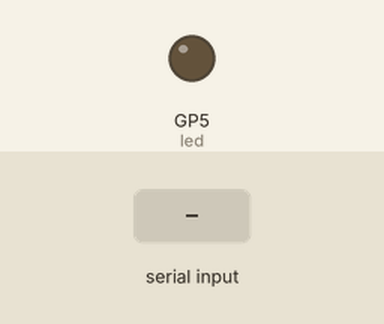
Simulated run of this program. Board: Raspberry Pi Pico running CircuitPython. On the bench: output pins drawn as LEDs (lit = HIGH). Inputs (shaded band) come from the test bench. What the program prints to the serial console is not drawn.

Above: at 1.2 s.
1.3 s: "A" typed at the serial console, then Enter
At 1.47 s:
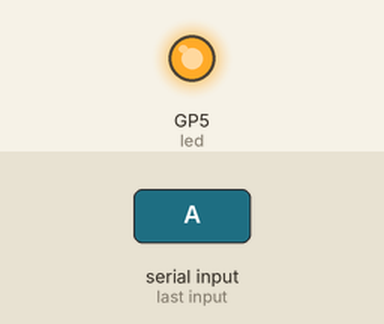
3.0 s: "B" typed at the serial console, then Enter
At 4.4 s:
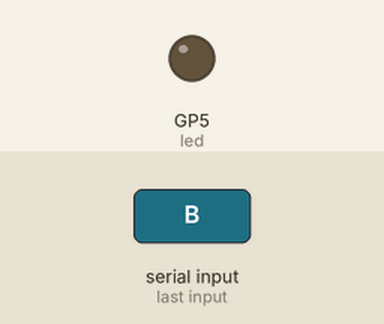
6.0 s: "C" typed at the serial console, then Enter
Timing chart, 0 to 9.0 s (numbered marks = the images above; inputs shaded):
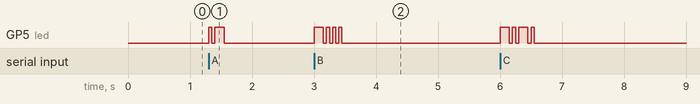

Measured:
- after the input at 1.3 s, GP5 (led): LOW → HIGH at once, → LOW 0.05 s later, → HIGH 0.05 s later, → LOW 0.15 s later
- after the input at 3.0 s, GP5 (led): LOW → HIGH at once, then repeats every 0.10 s: LOW 0.05 s, HIGH 0.05 s, until it stays LOW from 3.5 s

The program:

Morse_Code_part_2.py
```python
# type: ignore
import busio
import board
import time
import digitalio

led = digitalio.DigitalInOut(board.GP5) #Sets LED pin
led.direction = digitalio.Direction.OUTPUT

inputv = 0
modifier = 0.05
dot_time = 1*modifier
dash_time = 3*modifier
between_taps = 1*modifier
between_letters = 3*modifier
between_words = 7*modifier


MORSE_CODE = { 'A':'.-', 'B':'-...',
    'C':'-.-.', 'D':'-..', 'E':'.',
    'F':'..-.', 'G':'--.', 'H':'....',
    'I':'..', 'J':'.---', 'K':'-.-',
    'L':'.-..', 'M':'--', 'N':'-.',
    'O':'---', 'P':'.--.', 'Q':'--.-',
    'R':'.-.', 'S':'...', 'T':'-',
    'U':'..-', 'V':'...-', 'W':'.--',
    'X':'-..-', 'Y':'-.--', 'Z':'--..',
    '1':'.----', '2':'..---', '3':'...--',
    '4':'....-', '5':'.....', '6':'-....',
    '7':'--...', '8':'---..', '9':'----.',
    '0':'-----', ', ':'--..--', '.':'.-.-.-',
    '?':'..--..', '/':'-..-.', '-':'-....-',
    '(':'-.--.', ')':'-.--.-'}
message = ""
BEEP = {'.': dot_time , '-': dash_time}
while True:
    inputv = input("enter text:")
    Uppervalue = inputv.upper()
    for letter in Uppervalue:
        print(MORSE_CODE[letter], end = " ")
        message = message + " " + MORSE_CODE[letter]
        for character in MORSE_CODE[letter]:
            led.value = True
            time.sleep(BEEP[character])
            led.value = False
            time.sleep(dot_time)
        time.sleep(dash_time)
```
